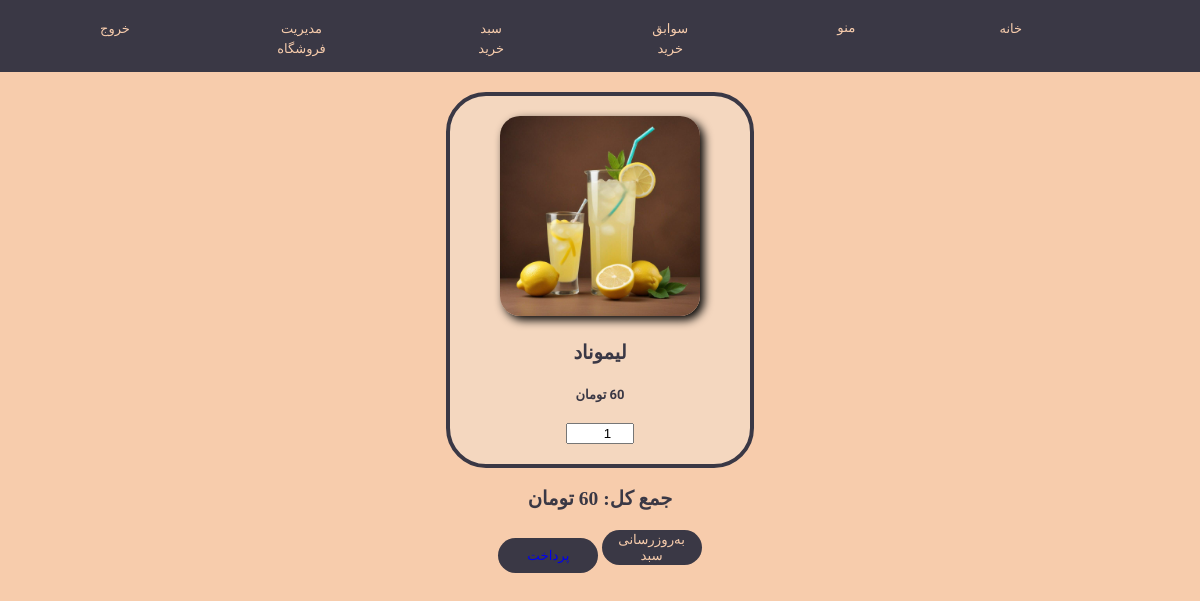
The page /cart/ (signed in) on the database as committed earlier.
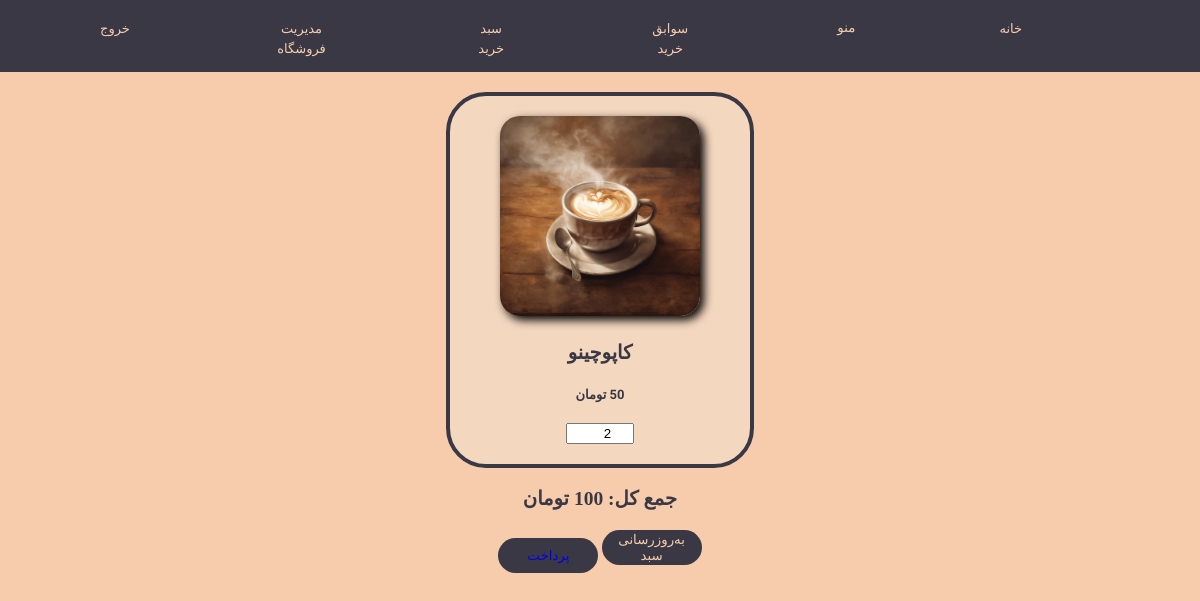
The same page on the database as committed later.
### accounts/models.py (models this page shows, shortened)
class CartItem(models.Model):
    cart = models.ForeignKey(Cart, on_delete=models.CASCADE, related_name="cart_items")
    product = models.ForeignKey(
        Product, on_delete=models.CASCADE, related_name="cart_items"
    )
    quantity = models.IntegerField(validators=[MinValueValidator(1)], default=0)
    created_at = models.DateTimeField(auto_now_add=True)
    @property
    def price(self):
        return self.product.price * self.quantity

class Product(models.Model):
    name = models.CharField(max_length=100)
    price = models.IntegerField()
    image = models.ImageField(upload_to="product/", blank=True, null=True)
    category = models.ForeignKey(
        Category,
        on_delete=models.CASCADE,
        related_name="products",
        blank=True,
        null=True,
    )
    ingredients = models.ManyToManyField("Storage", through="ProductIngredient")

class Cart(models.Model):
    class CartTypes(models.TextChoices):
        delivery = "DELIVERY", "Delivery"
        dine_in = "DINE_IN", "Dine-in"
    user = models.ForeignKey(User, on_delete=models.CASCADE, related_name="carts")
    is_purchased = models.BooleanField(default=False)
    created_at = models.DateTimeField(auto_now_add=True)
    purchased = models.DateTimeField(default=timezone.now)
    order_type = models.CharField(
        max_length=10, choices=CartTypes.choices, default=CartTypes.delivery
    )
    @property
    def total_price(self):
        return sum(cart_item.price for cart_item in self.cart_items.all())

### accounts/views.py (the view)
# urls.py: path("cart/", views.cart_view, name="cart"),
def cart_view(request):
    user = request.user
    cart, _ = Cart.objects.get_or_create(user=user, is_purchased=False)
    context = {"cart": cart}
    return render(request, "accounts/cart.html", context)

### accounts/templates/accounts/cart.html (shortened to what the changed rows need)
{% load static humanize %}
<!DOCTYPE html>
<html lang="fa" dir="rtl">
<head>
    <link rel='stylesheet' href='https://cdnjs.cloudflare.com/ajax/libs/font-awesome/5.15.3/css/all.min.css'>
    <link href='https://unpkg.com/css.gg@2.0.0/icons/css/enter.css' rel='stylesheet'>
    <link href='https://unpkg.com/css.gg@2.0.0/icons/css/shopping-cart.css' rel='stylesheet'>
    <link href='https://unpkg.com/css.gg@2.0.0/icons/css/check-r.css' rel='stylesheet'>
    <link href='https://unpkg.com/css.gg@2.0.0/icons/css/menu.css' rel='stylesheet'>
    <link href='https://unpkg.com/css.gg@2.0.0/icons/css/coffee.css' rel='stylesheet'>
    <link href='https://unpkg.com/css.gg@2.0.0/icons/css/home-alt.css' rel='stylesheet'>
</head>
<body>
<div class="container d-flex justify-content-center my-50">
    <div class="row">
        <form method="post" action="{% url 'update_cart' %}">
            {% for cart_item in cart.cart_items.all %}
                <div class="col-md-10 lalezar-regular">
                    <div class="card card-body mb-4">
                        <div class="media align-items-center align-items-lg-start text-center text-lg-left flex-column flex-lg-row">
                            <div class="mr-2 mb-3 mb-lg-0">
                                <img src="{% if cart_item.product.image %}{{ cart_item.product.image.url }}{% endif %}" width="200" height="200" alt="{{ cart_item.product.name }} image">
                            </div>
                            <div class="media-body">
                                <h2 class="media-title font-weight-semibold">
                                    {{ cart_item.product.name }}
                                </h2>
                            </div>
                            <div class="mt-3 mt-lg-0 ml-lg-3 text-center">
                                <h4 class="mb-0 font-weight-semibold">{{ cart_item.product.price|floatformat:"0g"|intcomma:False }} تومان</h4>
                                <input type="number" name="quantity_{{ cart_item.product.pk }}" value="{{ cart_item.quantity }}" min="0" class="form-control" style="width: 60px; text-align: center;">
                            </div>
                        </div>
                        <br>
                    </div>
                </div>
            {% empty %}
                <h1>سبد خرید شما خالی است</h1>
            {% endfor %}
            <div class="col-md-10 mb-4">
                <h2>جمع کل: {{ cart.total_price|floatformat:"0g"|intcomma:False }} تومان</h2>
            </div>
        </form>
    </div>
</div>

Rows that differ between the two databases and show on the page:
removed CartItem: product.image (picture), product.name "لیموناد", product.price "60", quantity "1"
no longer on this page (row edited): Cart: total_price "60"
added CartItem: product.image (picture), product.name "کاپوچینو", product.price "50", quantity "2"
